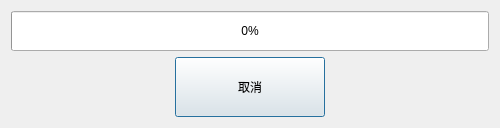
<?xml version="1.0" encoding="UTF-8"?>
<ui version="4.0">
 <class>DlgProgress</class>
 <widget class="QDialog" name="DlgProgress">
  <property name="geometry">
   <rect>
    <x>0</x>
    <y>0</y>
    <width>500</width>
    <height>124</height>
   </rect>
  </property>
  <property name="windowTitle">
   <string>等待</string>
  </property>
  <layout class="QVBoxLayout" name="verticalLayout">
   <item>
    <widget class="QProgressBar" name="progressBar">
     <property name="minimumSize">
      <size>
       <width>0</width>
       <height>40</height>
      </size>
     </property>
     <property name="value">
      <number>0</number>
     </property>
    </widget>
   </item>
   <item alignment="Qt::AlignHCenter">
    <widget class="QPushButton" name="Cancel">
     <property name="sizePolicy">
      <sizepolicy hsizetype="Fixed" vsizetype="Fixed">
       <horstretch>0</horstretch>
       <verstretch>0</verstretch>
      </sizepolicy>
     </property>
     <property name="minimumSize">
      <size>
       <width>150</width>
       <height>60</height>
      </size>
     </property>
     <property name="text">
      <string>取消</string>
     </property>
    </widget>
   </item>
  </layout>
 </widget>
 <resources/>
 <connections/>
</ui>
